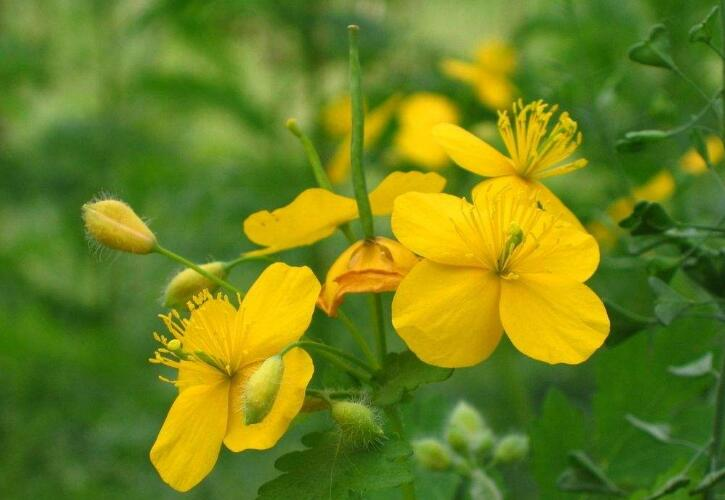
#> input picture 06图像美化/image.jpg, 725 x 500 px
$ jupyter execute '06灰度直方图均衡化1.ipynb'   (older library calls are emulated)
#> lines starting #> are read from the running program, lines starting #| are printed output that depends on the picture
[cell 1]
import cv2
import numpy as np
import matplotlib.pyplot as plt
img = cv2.imread('image.jpg',1)
#> img is the input picture: shape (500, 725, 3); mean B, G, R 27.6, 129.5, 108.6
imgInfo = img.shape
#> imgInfo = (500, 725, 3)
height = imgInfo[0]
#> height = 500
width = imgInfo[1]
#> width = 725
gray = cv2.cvtColor(img,cv2.COLOR_BGR2GRAY)
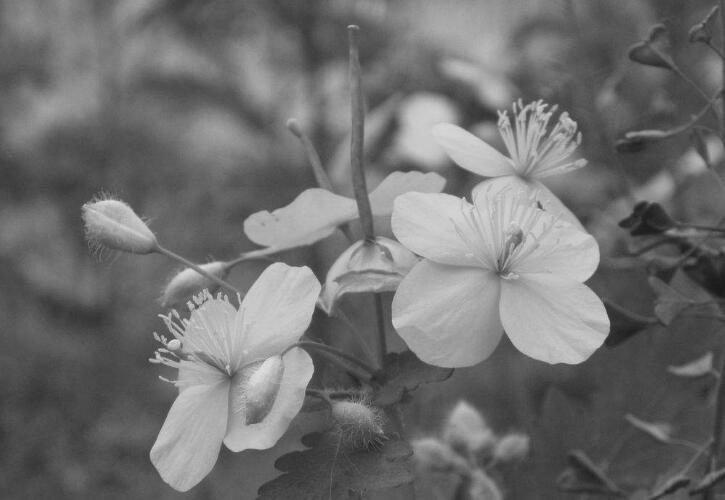
#> gray: shape (500, 725); min 25, max 230, mean 111.6
count = np.zeros(256,np.float)
for i in range(0,height):
    for j in range(0,width):
        pixel = gray[i,j]
        index = int(pixel)
        count[index] = count[index] + 1
#> after the loop, count = 256 values, max 6058 at index 73, min 0 at index 0, mean 1416
for i in range(0,255):
    count[i] = count[i]/(height*width)
#> after the loop, count = 256 values, max 0.0167 at index 73, min 0 at index 0, mean 0.00391
#计算累加概率
sum1 = float(0)
for i in range(0,256):
    sum1 = sum1 + count[i]
    count[i] = sum1
#> this loop made 256 passes
#> sum1 on passes 1 to 3: 0, 0, 0
#> after the loop, count = 256 values from 0 to 1; sum1 = 1
# 计算映射表
map1 = np.zeros(256,np.uint16)
for i in range(0,256):
    map1[i] = np.uint16(count[i]*255)
#> after the loop, map1 = 256 values from 0 to 255
# 映射
for i in range(0,height):
    for j in range(0,width):
        pixel = gray[i,j]
        gray[i,j] = map1[pixel]
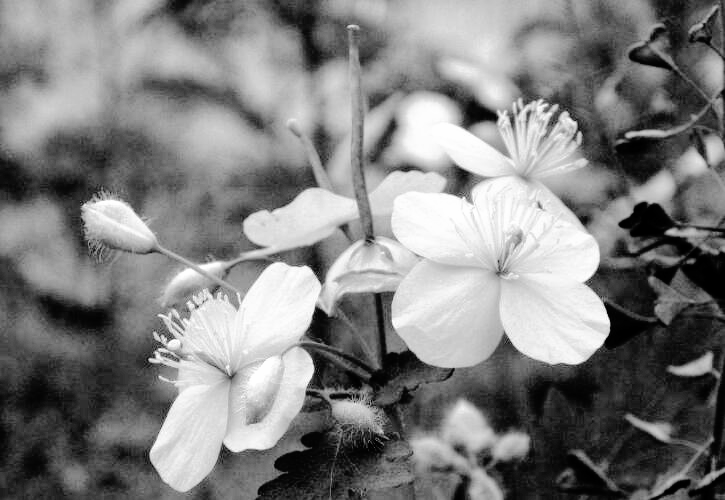
#> gray: shape (500, 725); min 0, max 255, mean 128.1
cv2.imshow('gray',gray)
cv2.waitKey(0)

$ run again, with 06图像美化/1.png saved as 06图像美化/image.jpg
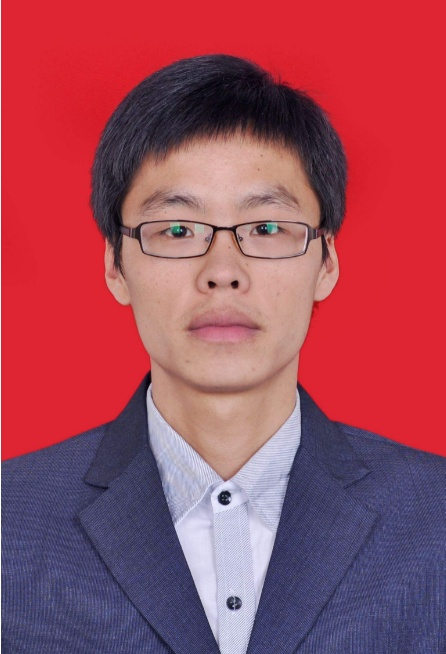
#> input picture 06图像美化/1.png, 446 x 654 px
#> img is the input picture: shape (654, 446, 3); mean B, G, R 91.1, 74.3, 158.7
#> `gray = cv2.cvtColor(img,cv2.COLOR_BGR2GRAY)`:
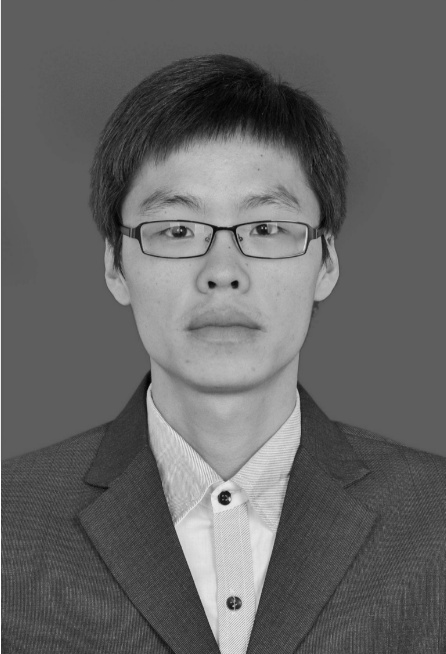
#> gray: shape (654, 446); min 1, max 254, mean 101.4
#> after the loop `for i in range(0,height):`: count = 256 values, max 92843 at index 94, min 0 at index 0, mean 1139.4
#> after the loop `for i in range(0,255):`: count = 256 values, max 0.318 at index 94, min 0 at index 0, mean 0.00391
#> the loop `for i in range(0,256):` made 256 passes
#> sum1 on passes 1 to 3: 0, 1.03e-05, 2.74e-05
#> after the loop `for i in range(0,256):`: count = 256 values from 0 to 1; sum1 = 1
#> after the loop `for i in range(0,256):`: map1 = 256 values from 0 to 254
#> after the loop `for i in range(0,height):`:
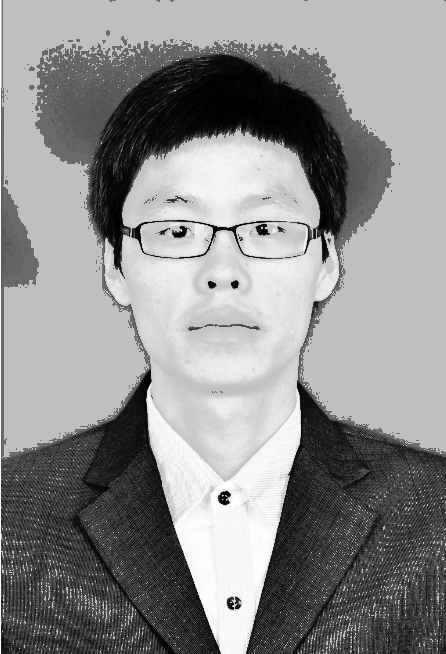
#> gray: shape (654, 446); min 0, max 254, mean 140.7
